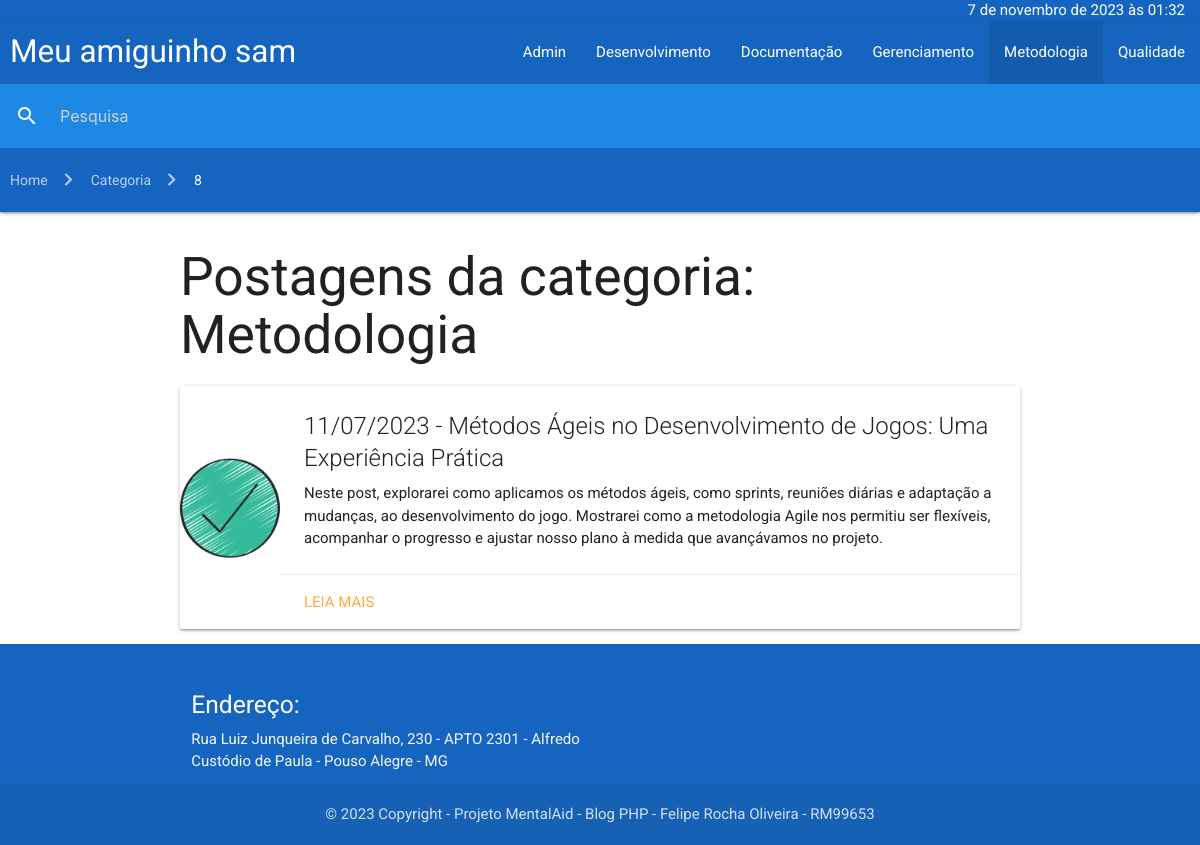
The app's page /categories/?id=8 with its own data.
### tables this page shows
CREATE TABLE `categories` (
  `id` bigint(20) NOT NULL AUTO_INCREMENT,
  `name` varchar(100) NOT NULL,
  PRIMARY KEY (`id`)
);

CREATE TABLE `posts` (
  `id` bigint(20) NOT NULL AUTO_INCREMENT,
  `title` varchar(100) NOT NULL,
  `category_id` bigint(20) NOT NULL,
  `date_publication` date NOT NULL,
  `content` longtext NOT NULL,
  `image` varchar(150) NOT NULL,
  PRIMARY KEY (`id`),
  KEY `posts_FK` (`category_id`),
  CONSTRAINT `posts_FK` FOREIGN KEY (`category_id`) REFERENCES `categories` (`id`) ON UPDATE CASCADE
);

### core/DateFormat.php (called while the page is built, shortened)
<?php
class DateFormat
{
    private DateTime $date;
    private string $locale;
    private string $timezone;
    public function __construct(string $date = 'now')
    {
        $this->date = new DateTime($date);
    }
    public function setLocale(string $locale): void
    {
        $this->locale = $locale;
    }
    public function setTimezone(string $timezone): void
    {
        $this->timezone = $timezone;
    }
    public function formatFullDatetime(): string
    {
        $formatter = new IntlDateFormatter(
            $this->locale,
            IntlDateFormatter::LONG,
            IntlDateFormatter::SHORT,
            $this->timezone,
            IntlDateFormatter::GREGORIAN
        );
        return $formatter->format($this->date);
    }
    public function formatDate(): string
    {
        $formatter = new IntlDateFormatter(
            $this->locale,
            IntlDateFormatter::SHORT,
            IntlDateFormatter::NONE,
            $this->timezone,
            IntlDateFormatter::GREGORIAN
        );
        return $formatter->format($this->date);
    }
}

### core/Database.php (called while the page is built, shortened)
<?php
class Database
{
    private string $dbName;
    private string $dbHost;
    private string $dbUser;
    private string $dbPass;
    public function __construct()
    {
        $this->dbName = getenv('DB_DATABASE');
        $this->dbHost = getenv('DB_HOST');
        $this->dbUser = getenv('DB_USERNAME');
        $this->dbPass = getenv('DB_PASSWORD');
    }
    public function query(string $query, array $attributes = [], bool $isSelect = false): object
    {
        $pdo = $this->connect();
        try {
            $pdo->beginTransaction();
            $dbConnect = $pdo->prepare($query, [PDO::ATTR_CURSOR => PDO::CURSOR_FWDONLY]);
            $dbConnect->execute($attributes);
            $success = $pdo->commit();
            if ($isSelect) {
                $data = $dbConnect->fetchAll(PDO::FETCH_CLASS);
                return $this->response($success, $data);
            }
            return $this->response($success);
        } catch (PDOException $exception) {
            $pdo->rollBack();
            return $this->response(false, [], $exception->getMessage());
        }
    }
    private function connect(): PDO
    {
        return new PDO($this->getDsn(), $this->dbUser, $this->dbPass);
    }
    private function getDsn(): string
    {
        return "mysql:dbname=$this->dbName;host=$this->dbHost";
    }
    private function response(bool $success = false, array $data = [], string $error = ''): object
    {
        return (object) [
            "success" => $success,
            "data" => $data,
            "error" => $error
        ];
    }
}

### core/Categories.php (called while the page is built, shortened)
<?php
class Categories
{
    private Database $DB;
    private array $categories;
    public function __construct()
    {
        $this->DB = new Database();
        $this->setCategories();
    }
    private function setCategories(): void
    {
        $response = $this->DB->query('SELECT * FROM categories ORDER BY name ASC', [], true);
        $this->categories = $response->data;
    }
    public function getAll(): array
    {
        return $this->categories;
    }
}

### core/Users.php (called while the page is built, shortened)
<?php
class Users
{
    private Database $DB;
    public function __construct()
    {
        $this->DB = new Database();
        $this->setCategories();
    }
    private function setCategories(): void
    {
        $response = $this->DB->query('SELECT * FROM users ORDER BY name ASC', [], true);
    }
}

### core/Session.php (called while the page is built, shortened)
<?php
class Session
{
    public function __construct()
    {
        $this->users = new Users();
    }
    public function sessionValid(): bool
    {
        if (empty($_SESSION['isLogged']) || empty($_SESSION['expireIn'])) {
            return false;
        }
        $now = new DateTime();
        $diff = $now->diff($_SESSION['expireIn']);
        return $diff->h <= 8;
    }
}

### core/Posts.php (called while the page is built, shortened)
<?php
class Posts
{
    private Database $DB;
    private int $categoryId;
    public function __construct()
    {
        $this->DB = new Database();
        $this->setPosts();
    }
    private function setPosts(): void
    {
        $response = $this->DB->query('
            SELECT
                posts.*, categories.name as categoryName
            FROM posts
                INNER JOIN categories ON categories.id = posts.category_id
            ORDER BY date_publication DESC
        ', [], true);
    }
    public function setCategoryId(string $id): void
    {
        $categoryModel = new \App\core\Categories();
        $category = $categoryModel->getOneById($id);
        $this->categoryId = (int) $category->id;
    }
    public function getAllByCategory(): array
    {
        $response = $this->DB->query('
            SELECT
                posts.*, categories.name as categoryName
            FROM posts
                INNER JOIN categories ON categories.id = posts.category_id
            WHERE categories.id = :categoryId
            ORDER BY date_publication DESC
        ', ['categoryId' => $this->categoryId], true);
        return $response->data;
    }
}

### categories/posts.php (the view, shortened to what this page needs)
<div class="container">
    <div class="col s2">
<?php
try {
    $postModel = new \App\core\Posts();
    $postModel->setCategoryId($_GET['id']);
    $posts = $postModel->getAllByCategory();
    $categoryName = $posts[0]->categoryName;
    echo "<h2 class=\"header\">Postagens da categoria: $categoryName</h2>";
    foreach ($posts as $post) {
        $formatDate = new \App\core\DateFormat($post->date_publication);
        $date = $formatDate->formatDate();
        echo "
            <div class=\"card horizontal hoverable\">
                <div class=\"card-image valign-wrapper\">
                    <img src=\"/public/images/$post->image\" width='100px' height='100px'>
                </div>
                <div class=\"card-stacked\">
                    <div class=\"card-content\">
                        <span class=\"card-title\">$date - $post->title</span>
                        <p id=\"limit-content\">$post->content</p>
                    </div>
                    <div class=\"card-action\">
                        <a href=\"/posts/?id=$post->id\">Leia mais</a>
                    </div>
                </div>
            </div>
    ";
    }
} catch (Exception $exception) {
    include "/var/www/views/empty.php";
}
?>
    </div>
</div>

### views/header.php
<?php
$categoryModel= new \App\core\Categories();
$categories = $categoryModel->getAll();
$date = new \App\core\DateFormat();
$session = new \App\core\Session();
?>
<header>
    <nav class="nav-wrapper blue darken-3 nav-date">
        <div class="right">
            <?php echo $date->formatFullDatetime(); ?>
        </div>
    </nav>
    <nav>
        <div class="nav-wrapper blue darken-3">
            <a href="/" class="logo brand-logo">Meu amiguinho sam</a>
            <ul id="nav-mobile" class="right hide-on-med-and-down">
                <?php
                foreach ($categories as $category) {
                    $isActive = '';
                    if (isset($_GET['id']) && $_GET['id'] == $category->id) {
                        $isActive = 'active';
                    }
                    echo "<li class=\"$isActive\"><a href=\"/categories/?id=$category->id\">$category->name</a></li>";
                }
                ?>
            </ul>
            <?php
                if ($session->sessionValid()) {
                    $name = $_SESSION['name'];
                    echo "<ul id=\"nav-mobile\" class=\"right hide-on-med-and-down truncate\"><a href=\"/admin/\">$name</a></ul>";
                } else {
                    echo "<ul id=\"nav-mobile\" class=\"right hide-on-med-and-down\"><a href=\"/admin/\">Admin</a></ul>";
                }
            ?>
        </div>
    </nav>
    <?php
        include '/var/www/views/search.php';
        include '/var/www/views/breadcrumbs.php';
    ?>
</header>

### styles/global.css (style rules this page uses)
* { box-sizing: border-box; margin: 0; padding: 0; }
html, body { height: 100%; font-family: 'Roboto', sans-serif; }
a { cursor: pointer; }
.container { margin-top: 10px; margin-bottom: 10px; height: auto !important; }
.logo { margin-left: 10px; }
.nav-date { line-height: 20px !important; height: 20px !important; padding-right: 15px; }
#limit-content { overflow: hidden; text-overflow: ellipsis; max-height: 100px; }

### records on screen
categories: name "Desenvolvimento"
categories: name "Documentação"
categories: name "Gerenciamento"
categories: name "Metodologia"
categories: name "Qualidade"
posts: category.name "Metodologia", image (picture), date_publication "11/07/2023", title "Métodos Ágeis no Desenvolvimento de Jogos: Uma Experiência Prática", content "Neste post, explorarei como aplicamos os métodos ágeis, como sprints, reuniões diárias e adaptação a mudanças, ao desenvolvimento do jogo. Mostrarei como a metodologia Agile nos permitiu ser flexíveis, acompanhar o progresso e ajustar nosso plano à medida que avançávamos no projeto."

### other values on screen
$date->formatFullDatetime() "7 de novembro de 2023 às 01:32"
$breadcrumb->description "Home"
$breadcrumb->description "Categoria"
$breadcrumb->description "8"
